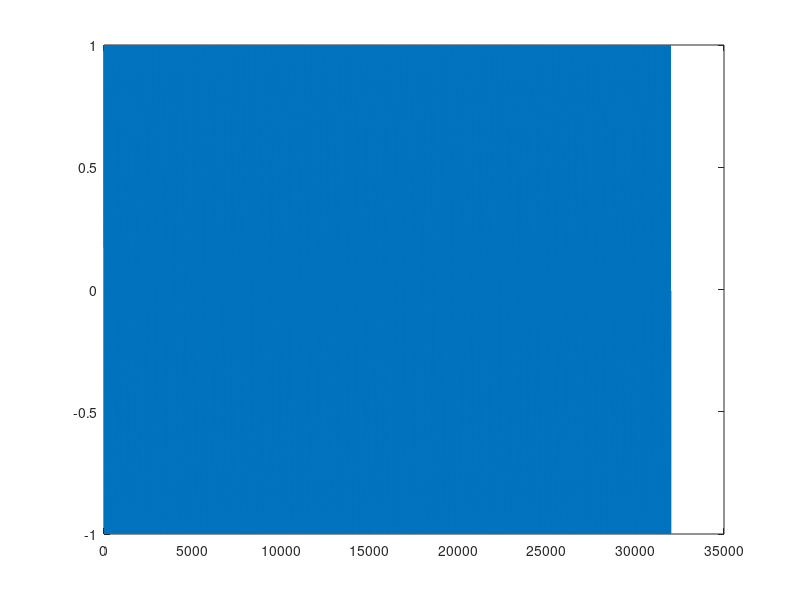

Write the MATLAB code that produced this figure.
pi = 3.14159;
sampleTime = 2;
frequency = 440;
sineWave = zeros(16000 * sampleTime, 1);

for i = 1 : 32000
    rad=2*pi*frequency*i/16000;
    sineWave(i) = sin(rad);
end

plot(sineWave);